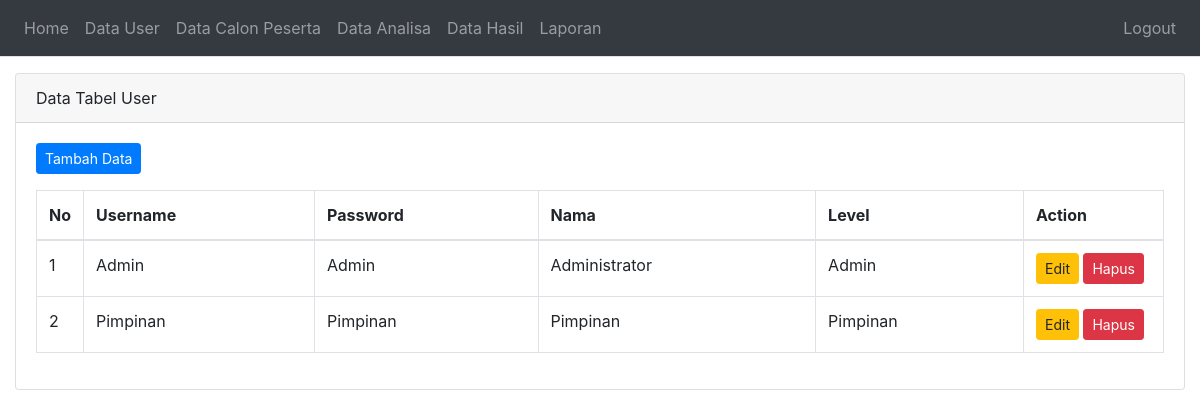
The page /admin/index.php?page=pages/user/index (signed in) on the database its author committed.
### tables this page shows
CREATE TABLE IF NOT EXISTS `tb_user` (
  `user_id` int(11) NOT NULL,
  `user_username` varchar(255) NOT NULL,
  `user_password` varchar(255) NOT NULL,
  `user_nama` varchar(255) NOT NULL,
  `user_level` int(1) NOT NULL
);

### admin/assets/model/Conn.php (called while the page is built, shortened)
<?php
$conn = mysqli_connect('localhost', 'root', 'mysql', 'db_saw_satpam');
class Conn
{
    public function get($sql)
    {
        global $conn;
        $ambil = $conn->query($sql);
        $hasil = array();
        while ($pecah = $ambil->fetch_object()) {
            $hasil[] = $pecah;
        }
        return $hasil;
    }
}

### admin/assets/model/Db.php (called while the page is built, shortened)
<?php
include 'Conn.php';
class Db extends Conn
{
    public function getAllUser()
    {
        $query = $this->get("SELECT * FROM tb_user");
        return $query;
    }
}

### admin/pages/user/index.php (the view)
<div class="container-fluid">
    <div class="card mt-3">
        <div class="card-header">Data Tabel User</div>
        <div class="card-body">
            <a href="index.php?page=pages/user/add" class="btn btn-primary btn-sm mt-0 mb-3">Tambah Data</a>
            <table class="table table-bordered">
                <thead>
                    <tr>
                        <th width='10px'>No</th>
                        <th>Username</th>
                        <th>Password</th>
                        <th>Nama</th>
                        <th>Level</th>
                        <th>Action</th>
                    </tr>
                </thead>
                <tbody>
                    <?php
                    $dUsers = $db->getAllUser();
                    foreach ($dUsers as $no => $dUser) :
                    ?>
                        <tr>
                            <td><?php echo ++$no ?></td>
                            <td><?php echo $dUser->user_username ?></td>
                            <td><?php echo $dUser->user_password ?></td>
                            <td><?php echo $dUser->user_nama ?></td>
                            <td><?php echo $dUser->user_level == 1 ? "Admin" : "Pimpinan" ?></td>
                            <td width='140px'>
                                <a href="index.php?page=pages/user/edit&id=<?php echo $dUser->user_id ?>" class="btn btn-warning btn-sm">Edit</a>
                                <a onclick="return confirm('Anda yakin hapus ?')" href="index.php?page=pages/user/delete&id=<?php echo $dUser->user_id ?>" class="btn btn-danger btn-sm">Hapus</a>
                            </td>
                        </tr>
                    <?php endforeach ?>
                </tbody>
            </table>
        </div>
    </div>
</div>

### admin/assets/css/simple-sidebar.css (style rules this page uses)
body { overflow-x: hidden; }

### rows shown on the page
tb_user: user_username "Admin", user_password "Admin", user_nama "Administrator", user_level "Admin"
tb_user: user_username "Pimpinan", user_password "Pimpinan", user_nama "Pimpinan", user_level "Pimpinan"
